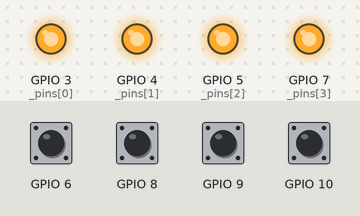
This program was run on a simulated ESP32 board running MicroPython. On the bench: output pins drawn as LEDs (lit = HIGH). The inputs (shaded band) are chosen by the test bench; at power-on: GPIO 6, GPIO 8–10 HIGH. WiFi joins after 1.5 s; one TCP client connects 1 s after the port opens and stays connected; the interpreter's speed is modelled, so counts of loop turns are approximate; threads take turns every 2 ms; what the program prints to the serial console is not drawn.

Above: at 2.8 s.
2.9 s: GPIO 6 pulled LOW for 0.15 s
At 3.4 s:
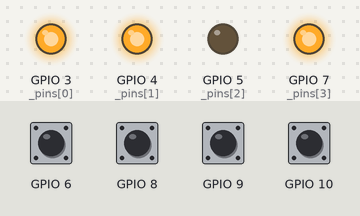
4.5 s: GPIO 8 pulled LOW for 0.15 s
At 5.8 s:
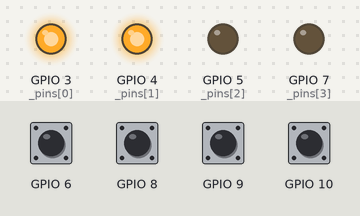
6.1 s: GPIO 9 pulled LOW for 0.15 s
At 7.0 s:
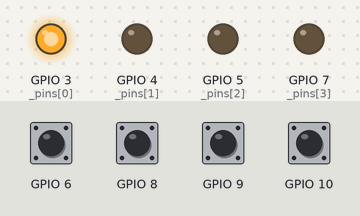
8.1 s: GPIO 6 pulled LOW for 1 s
At 10.3 s:
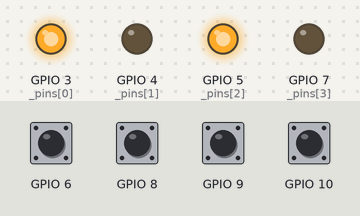
10.6 s: GPIO 10 pulled LOW for 0.15 s
At 11.6 s:
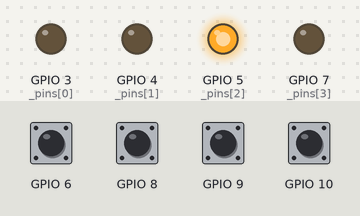
12.2 s: GPIO 8 pulled LOW for 1 s
At 13.6 s:
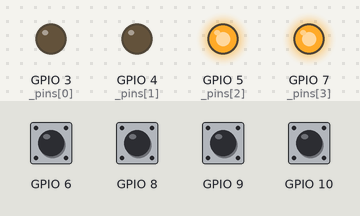
Timing chart, 0 to 15.2 s (numbered marks = the images above; inputs shaded):
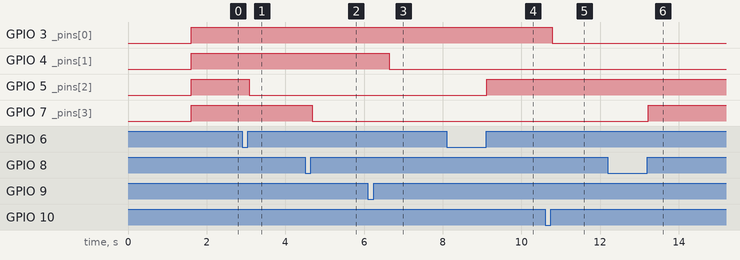

Measured:
- after the input at 2.9 s, GPIO 5 (_pins[2]): HIGH → LOW after 0.19 s
- after the input at 4.5 s, GPIO 7 (_pins[3]): HIGH → LOW after 0.19 s
- after the input at 6.1 s, GPIO 4 (_pins[1]): HIGH → LOW after 0.55 s
- after the input at 8.1 s, GPIO 5 (_pins[2]): LOW → HIGH after 1.0 s
- after the input at 10.6 s, GPIO 3 (_pins[0]): HIGH → LOW after 0.19 s
- after the input at 12.2 s, GPIO 7 (_pins[3]): LOW → HIGH after 1.0 s

The program:

main_modbus.py
```python
"""路线B: ESP32 作为 Modbus TCP 从站 (MicroPython)

寄存器布局模仿实验室从站 (unit_id=7), PC 端 relay_simulator_jl.py
只改两个配置就能把"从站"从 192.168.20.59:5502 换成这块板子:
  config_relay.json -> "host": "<ESP32的IP>", "port": 502
  (启动后串口会打印本机 IP)

寄存器布局:
  reg0 = 温度 x10 (静态 253 => 25.3C, 实物无传感器)
  reg1 = 湿度 x10 (静态 567)
  reg2~reg5 = 继电器1~4 (0=关/1=开, 双向联动 GPIO)
  reg6~reg9 = 恒 0 (占位, 对齐 PC 模拟器读 reg2~9 的习惯)

支持功能码: 0x03 读保持寄存器 / 0x06 写单寄存器 / 0x10 写多寄存器

上传到板子:
  mpremote cp config.py relay_hw.py main_modbus.py :/
  mpremote cp main_modbus.py :/main.py
  mpremote reset
"""
import socket
import ustruct
import network
import _thread
import time
import config as C
import relay_hw

REGS = [253, 567, 1, 1, 1, 1, 0, 0, 0, 0, 0, 0]   # reg2~5 初始 1 对应上电全亮
RELAY_ADDR = (2, 3, 4, 5)               # reg2~reg5 = 继电器1~4


def log(*args):
    print("[modbus]", *args)


def sync_from_hw():
    """读寄存器前, 先把 GPIO 实际状态同步进 reg2~5"""
    for i, addr in enumerate(RELAY_ADDR):
        REGS[addr] = relay_hw.get(i)


def drive_hw(addr, val):
    """写 reg2~5 时联动 GPIO"""
    if addr in RELAY_ADDR:
        relay_hw.set(RELAY_ADDR.index(addr), 1 if val else 0)


def reply(tid, uid, body):
    return ustruct.pack(">HHHB", tid, 0, len(body) + 1, uid) + body


def recv_exact(conn, n):
    buf = b""
    while len(buf) < n:
        chunk = conn.recv(n - len(buf))
        if not chunk:
            raise ConnectionError("对端断开")
        buf += chunk
    return buf


def handle(conn):
    tid, _pid, length, uid = ustruct.unpack(">HHHB", recv_exact(conn, 7))
    pdu = recv_exact(conn, length - 1)
    if uid not in (C.MODBUS_UNIT_ID, 0xFF, 0):
        return

    fc = pdu[0]
    if fc == 0x03:                                       # 读保持寄存器
        start, cnt = ustruct.unpack(">HH", pdu[1:5])
        sync_from_hw()
        if start + cnt > len(REGS):
            conn.sendall(reply(tid, uid, ustruct.pack(">BB", 0x83, 0x02)))
        else:
            body = ustruct.pack(">BB", fc, cnt * 2)
            for v in REGS[start:start + cnt]:
                body += ustruct.pack(">H", v)
            conn.sendall(reply(tid, uid, body))
            log("读 reg%d~%d = %s" % (start, start + cnt - 1,
                                      REGS[start:start + cnt]))

    elif fc == 0x06:                                     # 写单寄存器
        addr, val = ustruct.unpack(">HH", pdu[1:5])
        if addr < len(REGS):
            REGS[addr] = val
            drive_hw(addr, val)
            conn.sendall(reply(tid, uid, pdu))           # 正常响应=回显请求
            if addr in RELAY_ADDR:
                log("继电器%d -> %s" % (addr - 1, "开" if val else "关"))
        else:
            conn.sendall(reply(tid, uid, ustruct.pack(">BB", 0x86, 0x02)))

    elif fc == 0x10:                                     # 写多寄存器
        start, cnt = ustruct.unpack(">HH", pdu[1:5])
        bc = pdu[5]
        vals = ustruct.unpack(">%dH" % cnt, pdu[6:6 + bc])
        for i, v in enumerate(vals):
            addr = start + i
            if addr < len(REGS):
                REGS[addr] = v
                drive_hw(addr, v)
        conn.sendall(reply(tid, uid, ustruct.pack(">BHH", 0x10, start, cnt)))
        log("批量写 reg%d 起 %d 个" % (start, cnt))

    else:                                                # 不支持的功能码
        conn.sendall(reply(tid, uid, ustruct.pack(">BB", 0x80 | fc, 0x01)))


def client_worker(conn, addr):
    """每个客户端一个线程, 互不阻塞 (UI直连/模拟器可同时在线)"""
    log("客户端接入:", addr)
    conn.settimeout(30)                  # 30s 无请求回收, 防僵死连接占坑
    try:
        while True:
            handle(conn)
    except Exception as e:
        log("连接结束:", e)
    try:
        conn.close()
    except Exception:
        pass


def run():
    wlan = network.WLAN(network.STA_IF)
    wlan.active(True)
    if not wlan.isconnected():                  # boot.py 不再自动连网, 自行连接
        log("连接WiFi:", C.WIFI_SSID)
        wlan.connect(C.WIFI_SSID, C.WIFI_PASS)
        for _ in range(200):
            time.sleep_ms(200)
            if wlan.isconnected():
                break
    if not wlan.isconnected():
        raise OSError("WiFi 未连接, 请检查 config.py 的 WIFI_SSID/PASS")
    ip = wlan.ifconfig()[0]

    relay_hw.init()
    relay_hw.attach_buttons(C.BUTTON_MAP)   # SW1~4短按各切一路, SW2双击切全部
    s = socket.socket()
    s.setsockopt(socket.SOL_SOCKET, socket.SO_REUSEADDR, 1)
    s.bind(("0.0.0.0", C.MODBUS_PORT))
    s.listen(2)
    log("Modbus TCP 从站已启动 %s:%s  unit_id=%d" %
        (ip, C.MODBUS_PORT, C.MODBUS_UNIT_ID))
    log("PC 端 config_relay.json 改为: host=%s, port=%d" % (ip, C.MODBUS_PORT))

    while True:
        conn, addr = s.accept()
        _thread.start_new_thread(client_worker, (conn, addr))


run()
```

config.py
```python
"""ESP32 四路继电器板 - 全局配置 (两条路线共用)

使用前必改:
  1. WIFI_SSID / WIFI_PASS      -> 改成实验室 WiFi 或手机热点
  2. RELAY_PINS                 -> 改成卖家资料里 4 路继电器实际接的 GPIO
  3. RELAY_ACTIVE_LOW           -> 低电平触发 True / 高电平触发 False (看商品页或例程)
"""

# ---------- WiFi ----------
WIFI_SSID = "Office-WiFi"       # 实验室 WiFi
WIFI_PASS = "yh82922868"

# ---------- 路线A: MQTT 直连 EMQX -> JetLinks ----------
MQTT_HOST = "172.16.4.211"
MQTT_PORT = 9783
MQTT_USER = "test"
MQTT_PASS = "123456"
MQTT_CLIENT_ID = "relaycc-esp32"      # 必须与 PC 模拟器 relaycc-jl 不同, 避免互踢
PRODUCT_ID = "relay-cc"               # 沿用平台现有产品, 平台配置零改动
DEVICE_ID = "relaycc"

# ---------- 继电器硬件 ----------
RELAY_PINS = [3, 4, 5, 7]             # 卖家图: 四路继电器从左至右 IO3/IO4/IO5/IO7
RELAY_ACTIVE_LOW = False              # 高电平触发 (2024-09 实测)

# ---------- 板载按键 ----------
# (按键 GPIO, 继电器序号0起): SW1=IO10->继电器1, SW2=IO9->继电器2, SW3=IO6->继电器3, SW4=IO8->继电器4
BUTTON_MAP = [(10, 0), (9, 1), (6, 2), (8, 3)]
BUTTON_BOOT_GPIO = 9                  # SW2 与 BOOT 共用: 短按切继电器2, 双击切换全部

# ---------- 路线B: Modbus TCP 从站 ----------
MODBUS_PORT = 502
MODBUS_UNIT_ID = 7                    # 与实验室从站一致 (7组专用)
```

relay_hw.py
```python
"""继电器硬件抽象: 逻辑状态(0/1) <-> GPIO 电平, 板载按键扫描

逻辑状态为唯一事实来源, GPIO 电平由 ACTIVE_LOW 换算。
板级接线固定, 常量内置在本文件; 用户可变配置(WiFi/MQTT)在 app_config.py。

按键:
  SW1(IO10) 短按=切继电器1; 长按5秒=请求进入配网模式
  SW2(IO9, 即BOOT键) 短按=切继电器2; 双击=4路全开<->全关
  SW3(IO6) 短按=切继电器3   SW4(IO8) 短按=切继电器4
"""
from machine import Pin, Timer
import time

# ---------- 板级固定接线 ----------
RELAY_PINS = [3, 4, 5, 7]              # 继电器1~4 -> IO3/4/5/7
RELAY_ACTIVE_LOW = False               # 高电平触发 (实测)
BUTTON_MAP = [(10, 0), (9, 1), (6, 2), (8, 3)]   # (按键GPIO, 继电器序号0起)
BUTTON_BOOT_GPIO = 9                   # SW2: 双击切全部
BUTTON_CONFIG_GPIO = 10                # SW1: 长按5秒进配网
CONFIG_LONGPRESS_MS = 5000
DOUBLECLICK_MS = 350

_state = [0] * len(RELAY_PINS)
_pins = []
_config_request = False                # 主循环轮询: SW1 长按5秒置位


def init():
    """初始化 GPIO, 上电时继电器全部置为开"""
    global _pins
    _pins = [Pin(p, Pin.OUT) for p in RELAY_PINS]
    for i in range(len(_pins)):
        _state[i] = 1
        _apply(i)


def _level(on):
    """逻辑开关 -> GPIO 电平"""
    if RELAY_ACTIVE_LOW:
        return 0 if on else 1
    return 1 if on else 0


def _apply(i):
    _pins[i].value(_level(_state[i]))


def set(i, on):
    """设置第 i 路 (0起) 逻辑状态: 1=开 0=关"""
    if 0 <= i < len(_state):
        _state[i] = 1 if on else 0
        _apply(i)


def get(i):
    return _state[i]


def states():
    return list(_state)


def count():
    return len(_state)


def config_requested():
    """主循环调用: SW1 长按5秒请求过配网? (读取并清除)"""
    global _config_request
    if _config_request:
        _config_request = False
        return True
    return False


# ---------- 按键扫描 ----------
_btn_timer = None


def toggle(idx):
    """切换单路, 返回新状态"""
    new = 0 if _state[idx] else 1
    _state[idx] = new
    _apply(idx)
    return new


def toggle_all():
    """全部继电器一起翻转 (全开<->全关), 返回新的状态"""
    new = 0 if all(_state) else 1
    for i in range(len(_state)):
        _state[i] = new
        _apply(i)
    return new


def attach_buttons(mapping=None, double_ms=DOUBLECLICK_MS):
    """启动按键扫描定时器 (20ms 周期)。

      - 普通键: 松开即切换对应一路
      - SW2(BOOT): 短按切继电器2, double_ms 内双击切全部
      - SW1: 按住 CONFIG_LONGPRESS_MS 毫秒 -> 请求配网模式, 松开不再触发短按
    """
    global _btn_timer
    if mapping is None:
        mapping = BUTTON_MAP
    keys = []
    for gpio, idx in mapping:
        keys.append({
            'gpio': gpio, 'idx': idx,
            'is_boot': gpio == BUTTON_BOOT_GPIO,
            'is_config': gpio == BUTTON_CONFIG_GPIO,
            'pin': Pin(gpio, Pin.IN, Pin.PULL_UP),
            'last_raw': 1, 'settled': 1, 'armed': False,
            'clicks': 0, 't_release': 0,
            't_press': 0, 'long_fired': False,
        })

    def scan(_t):
        global _config_request
        now = time.ticks_ms()
        for k in keys:
            raw = k['pin'].value()
            if raw != k['last_raw']:          # 电平抖动中, 等它稳定
                k['last_raw'] = raw
                continue
            if raw != k['settled']:
                k['settled'] = raw
                if raw == 0:                  # 稳定按下
                    k['armed'] = True
                    k['long_fired'] = False
                    k['t_press'] = now
                else:                         # 稳定松开
                    k['armed'] = False
                    if k['long_fired']:       # 长按已触发, 松开不再短按
                        k['long_fired'] = False
                    elif k['is_boot']:
                        k['clicks'] += 1
                        k['t_release'] = now
                        if k['clicks'] >= 2:  # 双击 -> 全部切换
                            k['clicks'] = 0
                            new = toggle_all()
                            print("[relay_hw] BOOT 双击: 全部 -> %s"
                                  % ("开" if new else "关"))
                    else:
                        new = toggle(k['idx'])
                        print("[relay_hw] SW(IO%d) 短按: 继电器%d -> %s"
                              % (k['gpio'], k['idx'] + 1, "开" if new else "关"))
                continue
            # 电平稳定中
            if raw == 0 and k['is_config'] and k['armed'] and not k['long_fired']:
                if time.ticks_diff(now, k['t_press']) >= CONFIG_LONGPRESS_MS:
                    k['long_fired'] = True
                    _config_request = True
                    print("[relay_hw] SW1 长按5秒: 请求进入配网模式")
            if (k['is_boot'] and k['clicks'] == 1 and raw == 1
                    and time.ticks_diff(now, k['t_release']) > double_ms):
                # BOOT 单击后超时未等到第二次按下 -> 按单击处理
                k['clicks'] = 0
                new = toggle(k['idx'])
                print("[relay_hw] SW(IO%d) 短按: 继电器%d -> %s"
                      % (k['gpio'], k['idx'] + 1, "开" if new else "关"))

    _btn_timer = Timer(0)
    _btn_timer.init(period=20, mode=Timer.PERIODIC, callback=scan)
```
